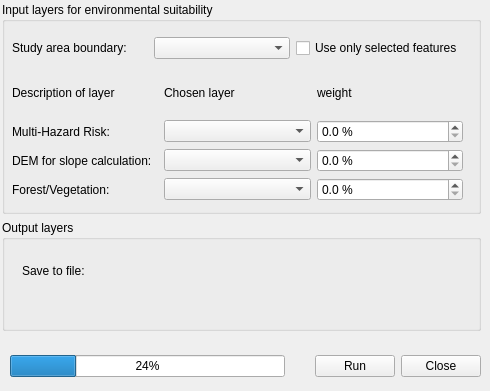
   <widget class="QWidget" name="environmental_suitability">
    <widget class="QgsCollapsibleGroupBox" name="groupbox_rasters_2">
     <property name="geometry">
      <rect>
       <x>2</x>
       <y>2</y>
       <width>479</width>
       <height>212</height>
      </rect>
     </property>
     <property name="title">
      <string>Input layers for environmental suitability</string>
     </property>
     <widget class="QWidget" name="layoutWidget_3">
      <property name="geometry">
       <rect>
        <x>10</x>
        <y>30</y>
        <width>451</width>
        <height>33</height>
       </rect>
      </property>
      <layout class="QGridLayout" name="gridLayout_13">
       <item row="0" column="2">
        <widget class="QCheckBox" name="checkBox_7">
         <property name="text">
          <string>Use only selected features</string>
         </property>
        </widget>
       </item>
       <item row="0" column="0">
        <widget class="QLabel" name="label_30">
         <property name="text">
          <string>Study area boundary: </string>
         </property>
        </widget>
       </item>
       <item row="0" column="1">
        <widget class="QgsMapLayerComboBox" name="env_map_layer_cmb_bx_boundary">
         <property name="iconSize">
          <size>
           <width>16</width>
           <height>16</height>
          </size>
         </property>
        </widget>
       </item>
      </layout>
     </widget>
     <widget class="QWidget" name="gridLayoutWidget_3">
      <property name="geometry">
       <rect>
        <x>10</x>
        <y>70</y>
        <width>451</width>
        <height>129</height>
       </rect>
      </property>
      <layout class="QGridLayout" name="gridLayout_2">
       <item row="0" column="2">
        <widget class="QLabel" name="label_32">
         <property name="maximumSize">
          <size>
           <width>1000</width>
           <height>160</height>
          </size>
         </property>
         <property name="text">
          <string>Chosen layer</string>
         </property>
        </widget>
       </item>
       <item row="2" column="0">
        <widget class="QLabel" name="label_26">
         <property name="text">
          <string>DEM for slope calculation: </string>
         </property>
        </widget>
       </item>
       <item row="0" column="0">
        <widget class="QLabel" name="label_31">
         <property name="text">
          <string>Description of layer</string>
         </property>
        </widget>
       </item>
       <item row="1" column="0">
        <widget class="QLabel" name="label_28">
         <property name="text">
          <string>Multi-Hazard Risk: </string>
         </property>
        </widget>
       </item>
       <item row="0" column="3">
        <widget class="QLabel" name="label_29">
         <property name="text">
          <string>weight</string>
         </property>
         <property name="alignment">
          <set>Qt::AlignLeading|Qt::AlignLeft|Qt::AlignVCenter</set>
         </property>
        </widget>
       </item>
       <item row="1" column="3">
        <widget class="QgsDoubleSpinBox" name="mQgsDoubleSpinBox_10">
         <property name="suffix">
          <string> %</string>
         </property>
         <property name="decimals">
          <number>1</number>
         </property>
        </widget>
       </item>
       <item row="2" column="3">
        <widget class="QgsDoubleSpinBox" name="mQgsDoubleSpinBox_11">
         <property name="suffix">
          <string> %</string>
         </property>
         <property name="decimals">
          <number>1</number>
         </property>
        </widget>
       </item>
       <item row="3" column="0">
        <widget class="QLabel" name="label_25">
         <property name="text">
          <string>Forest/Vegetation: </string>
         </property>
        </widget>
       </item>
       <item row="3" column="3">
        <widget class="QgsDoubleSpinBox" name="mQgsDoubleSpinBox_12">
         <property name="suffix">
          <string> %</string>
         </property>
         <property name="decimals">
          <number>1</number>
         </property>
        </widget>
       </item>
       <item row="1" column="2">
        <widget class="QgsMapLayerComboBox" name="env_map_layer_cmb_bx_hri">
         <property name="iconSize">
          <size>
           <width>16</width>
           <height>16</height>
          </size>
         </property>
        </widget>
       </item>
       <item row="2" column="2">
        <widget class="QgsMapLayerComboBox" name="env_map_layer_cmb_bx_dem">
         <property name="iconSize">
          <size>
           <width>16</width>
           <height>16</height>
          </size>
         </property>
        </widget>
       </item>
       <item row="3" column="2">
        <widget class="QgsMapLayerComboBox" name="env_map_layer_cmb_bx_forest">
         <property name="iconSize">
          <size>
           <width>16</width>
           <height>16</height>
          </size>
         </property>
        </widget>
       </item>
      </layout>
     </widget>
    </widget>
    <widget class="QgsCollapsibleGroupBox" name="mGroupBox_5">
     <property name="geometry">
      <rect>
       <x>2</x>
       <y>220</y>
       <width>479</width>
       <height>111</height>
      </rect>
     </property>
     <property name="title">
      <string>Output layers</string>
     </property>
     <widget class="QWidget" name="layoutWidget">
      <property name="geometry">
       <rect>
        <x>20</x>
        <y>30</y>
        <width>391</width>
        <height>42</height>
       </rect>
      </property>
      <layout class="QHBoxLayout" name="horizontalLayout_6">
       <item>
        <widget class="QLabel" name="label_24">
         <property name="text">
          <string>Save to file: </string>
         </property>
        </widget>
       </item>
       <item>
        <widget class="QgsFileWidget" name="env_file_wdgt_save_output" native="true">
         <property name="minimumSize">
          <size>
           <width>80</width>
           <height>35</height>
          </size>
         </property>
        </widget>
       </item>
      </layout>
     </widget>
    </widget>
    <widget class="QWidget" name="horizontalLayoutWidget_2">
     <property name="geometry">
      <rect>
       <x>10</x>
       <y>350</y>
       <width>471</width>
       <height>32</height>
      </rect>
     </property>
     <layout class="QHBoxLayout" name="horizontalLayout_7">
      <item>
       <widget class="QProgressBar" name="env_progress_bar">
        <property name="value">
         <number>24</number>
        </property>
       </widget>
      </item>
      <item>
       <spacer name="horizontalSpacer_7">
        <property name="orientation">
         <enum>Qt::Horizontal</enum>
        </property>
        <property name="sizeType">
         <enum>QSizePolicy::Fixed</enum>
        </property>
        <property name="sizeHint" stdset="0">
         <size>
          <width>24</width>
          <height>20</height>
         </size>
        </property>
       </spacer>
      </item>
      <item>
       <widget class="QPushButton" name="env_btn_run">
        <property name="text">
         <string>Run</string>
        </property>
       </widget>
      </item>
      <item>
       <widget class="QPushButton" name="env_btn_close">
        <property name="text">
         <string>Close</string>
        </property>
       </widget>
      </item>
     </layout>
    </widget>
   </widget>
